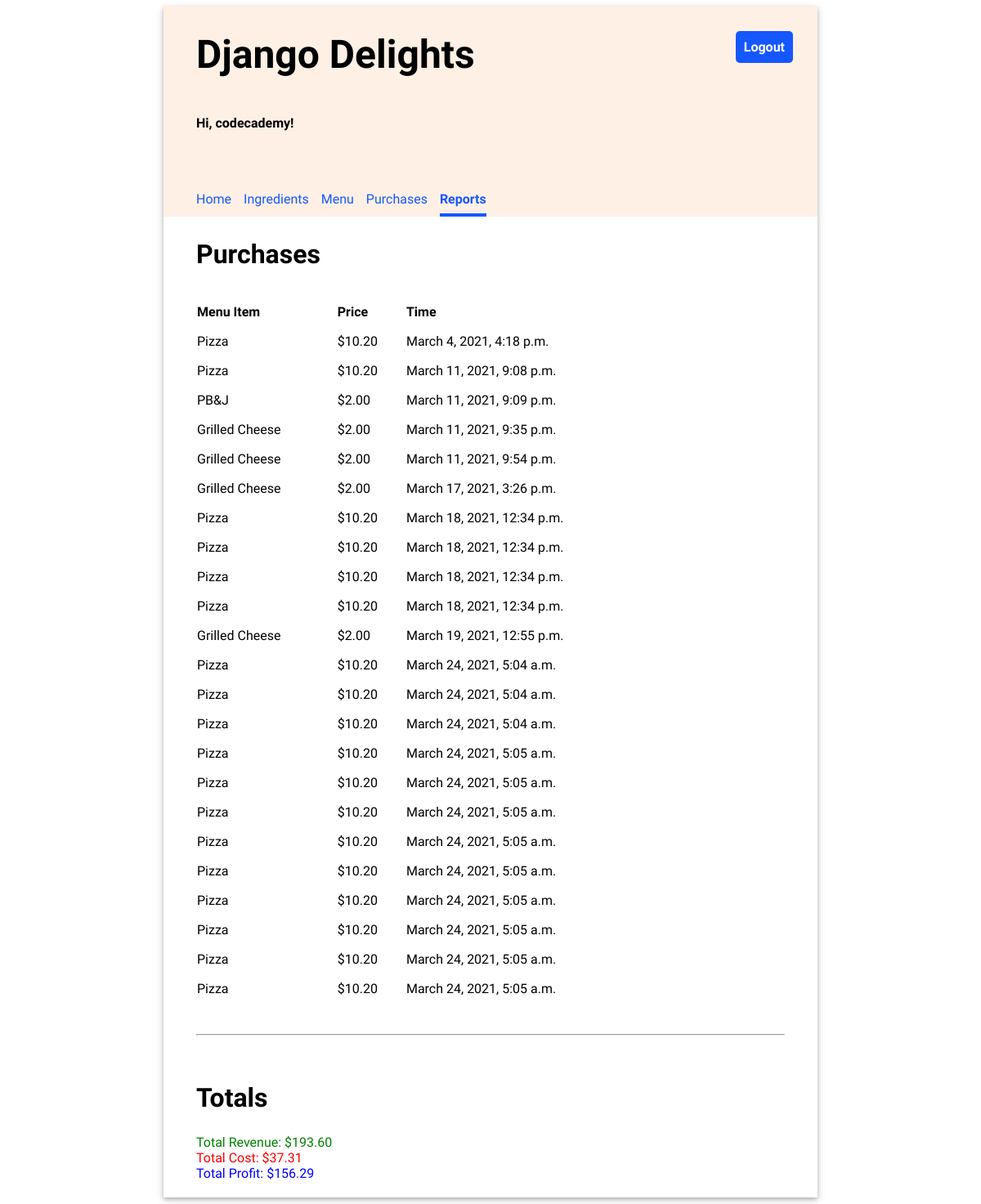
/reports (signed in), run on the app's committed database.
### inventory/models.py (models this page shows, shortened)
class Purchase(models.Model):
    menu_item = models.ForeignKey(MenuItem, on_delete=models.CASCADE)
    timestamp = models.DateTimeField(auto_now_add=True)

class MenuItem(models.Model):
    title = models.CharField(max_length=200, unique=True)
    price = models.FloatField(default=0.00)

### inventory/views.py (the view)
# urls.py: path('reports', views.ReportView.as_view(), name="reports")
class ReportView(LoginRequiredMixin, TemplateView):
    template_name = "inventory/reports.html"
    def get_context_data(self, **kwargs):
        context = super().get_context_data(**kwargs)
        context["purchases"] = Purchase.objects.all()
        revenue = Purchase.objects.aggregate(
            revenue=Sum("menu_item__price"))["revenue"]
        total_cost = 0
        for purchase in Purchase.objects.all():
            for recipe_requirement in purchase.menu_item.reciperequirement_set.all():
                total_cost += recipe_requirement.ingredient.price_per_unit * \
                    recipe_requirement.quantity
        context["revenue"] = revenue
        context["total_cost"] = total_cost
        context["profit"] = revenue - total_cost
        return context

### inventory/templates/inventory/reports.html (shortened to what this page needs)
{% extends 'base.html' %}
{% load static %}
{% block content %}
    <h2>Purchases</h2>
    <table class="inventory-table">
        <thead>
            <tr>
                <th>Menu Item</th>
                <th>Price</th>
                <th>Time</th>
            </tr>
        </thead>
        <tbody>
        {% for purchase in purchases %}
            <tr>
                <td>{{ purchase.menu_item.title }}</td>
                <td class="price">${{ purchase.menu_item.price|stringformat:".2f" }}</td>
                <td>{{ purchase.timestamp }}</td>
            </tr>
        {% endfor %}
        </tbody>
    </table>
    <hr/>
    <h2>Totals</h2>
    <div style="color: green;">Total Revenue: ${{ revenue|stringformat:".2f" }}</div>
    <div style="color: red;">Total Cost: ${{ total_cost|stringformat:".2f" }}</div>
    <div style="color: blue;">Total Profit: ${{ profit|stringformat:".2f" }}</div>
{% endblock %}

### inventory/templates/base.html (shortened to what this page needs)
{% load static %}
<!DOCTYPE html>
<html>
<head>
  <link rel="stylesheet" type="text/css" href="{% static 'inventory/style.css' %}" />
</head>
<body>
  <div class="app">
  <header>
    <div class="header-first-row">
      <h1 class="title">Django Delights</h1>
      {% if user.is_authenticated %}
      <a class="logout" href="/logout">Logout</a>
      {% endif %}
    </div>
    {% if user.is_authenticated %}
      <p>Hi, {{ user.username }}!</p>
      <nav class="navbar">
        {% url 'home' as home_url %}
        {% url 'ingredients' as ingredients_url %}
        {% url 'menu' as menu_url %}
        {% url 'purchases' as purchases_url %}
        {% url 'reports' as reports_url %}
        <a class="nav-item{% if request.path == home_url %} current-page{% endif %}" href="{% url 'home' %}">Home</a>
        <a class="nav-item{% if request.path == ingredients_url %} current-page{% endif %}" href="{% url 'ingredients' %}">Ingredients</a>
        <a class="nav-item{% if request.path == menu_url %} current-page{% endif %}" href="{% url 'menu' %}">Menu</a>
        <a class="nav-item{% if request.path == purchases_url %} current-page{% endif %}" href="{% url 'purchases' %}">Purchases</a>
        <a class="nav-item{% if request.path == reports_url %} current-page{% endif %}" href="{% url 'reports' %}">Reports</a>
      </nav>
    {% endif %}
  </header>
  <main>
    {% block content %}{% endblock %}
  </main>
  </div>
</body>
</html>

### inventory/static/inventory/style.css (style rules this page uses)
body { font-family: 'Oxygen', sans-serif; }
hr { margin: 30px 0; }
header { background-color: #FFF0E5; min-height: 200px; display: flex; align-items: center; flex-direction: column; align-items: flex-start; padding-left: 40px; }
main { display: flex; flex-direction: column; padding: 0 40px 20px 40px; justify-content: center; }
main h2 { font-size: 2em; }
.app { min-width: 800px; max-width: 60%; margin: 0 auto; box-shadow: 0 2px 4px 0 rgba(0, 0, 0, 0.2), 0 3px 10px 0 rgba(0, 0, 0, 0.19); }
.title { font-size: 3em; padding: 30px 0; margin: auto 0; }
header p { font-weight: bold; }
.navbar { margin-top: 50px; display: flex; width: 100%; }
.navbar a { text-decoration: none; padding: 8px 0; color: #1557FF; margin-right: 15px; }
.navbar a:hover, .navbar .current-page { border-bottom: solid 4px #1557FF; border-spacing: 0 15px; font-weight: bold; }
main table { text-align: left; border-collapse: separate; border-spacing: 0 15px; width: 80%; }
.header-first-row { width: 100%; display: flex; justify-content: space-between; }
.logout { height: max-content; text-align: center; text-decoration: none; border: 0px; background-color: #1557FF; border-radius: 5px; color: white; padding: 10px; font-weight: bold; margin: 30px; font-size: 1em; }
a { text-decoration: none; color: #1557FF; }

### data on the page
Purchase: menu_item "Pizza", menu_item.price "10.20", timestamp "March 4, 2021, 4:18 p.m."
Purchase: menu_item "Pizza", menu_item.price "10.20", timestamp "March 11, 2021, 9:08 p.m."
Purchase: menu_item "PB&J", menu_item.price "2.00", timestamp "March 11, 2021, 9:09 p.m."
Purchase: menu_item "Grilled Cheese", menu_item.price "2.00", timestamp "March 11, 2021, 9:35 p.m."
Purchase: menu_item "Grilled Cheese", menu_item.price "2.00", timestamp "March 11, 2021, 9:54 p.m."
Purchase: menu_item "Grilled Cheese", menu_item.price "2.00", timestamp "March 17, 2021, 3:26 p.m."
Purchase: menu_item "Pizza", menu_item.price "10.20", timestamp "March 18, 2021, 12:34 p.m."
Purchase: menu_item "Pizza", menu_item.price "10.20", timestamp "March 18, 2021, 12:34 p.m."
Purchase: menu_item "Pizza", menu_item.price "10.20", timestamp "March 18, 2021, 12:34 p.m."
Purchase: menu_item "Pizza", menu_item.price "10.20", timestamp "March 18, 2021, 12:34 p.m."
Purchase: menu_item "Grilled Cheese", menu_item.price "2.00", timestamp "March 19, 2021, 12:55 p.m."
Purchase: menu_item "Pizza", menu_item.price "10.20", timestamp "March 24, 2021, 5:04 a.m."
Purchase: menu_item "Pizza", menu_item.price "10.20", timestamp "March 24, 2021, 5:04 a.m."
Purchase: menu_item "Pizza", menu_item.price "10.20", timestamp "March 24, 2021, 5:04 a.m."
Purchase: menu_item "Pizza", menu_item.price "10.20", timestamp "March 24, 2021, 5:05 a.m."
Purchase: menu_item "Pizza", menu_item.price "10.20", timestamp "March 24, 2021, 5:05 a.m."
Purchase: menu_item "Pizza", menu_item.price "10.20", timestamp "March 24, 2021, 5:05 a.m."
Purchase: menu_item "Pizza", menu_item.price "10.20", timestamp "March 24, 2021, 5:05 a.m."
Purchase: menu_item "Pizza", menu_item.price "10.20", timestamp "March 24, 2021, 5:05 a.m."
Purchase: menu_item "Pizza", menu_item.price "10.20", timestamp "March 24, 2021, 5:05 a.m."
Purchase: menu_item "Pizza", menu_item.price "10.20", timestamp "March 24, 2021, 5:05 a.m."
Purchase: menu_item "Pizza", menu_item.price "10.20", timestamp "March 24, 2021, 5:05 a.m."
Purchase: menu_item "Pizza", menu_item.price "10.20", timestamp "March 24, 2021, 5:05 a.m."

### other printed values
{{ user.username }} "codecademy"
{{ revenue|stringformat:".2f" }} "193.60"
{{ total_cost|stringformat:".2f" }} "37.31"
{{ profit|stringformat:".2f" }} "156.29"
